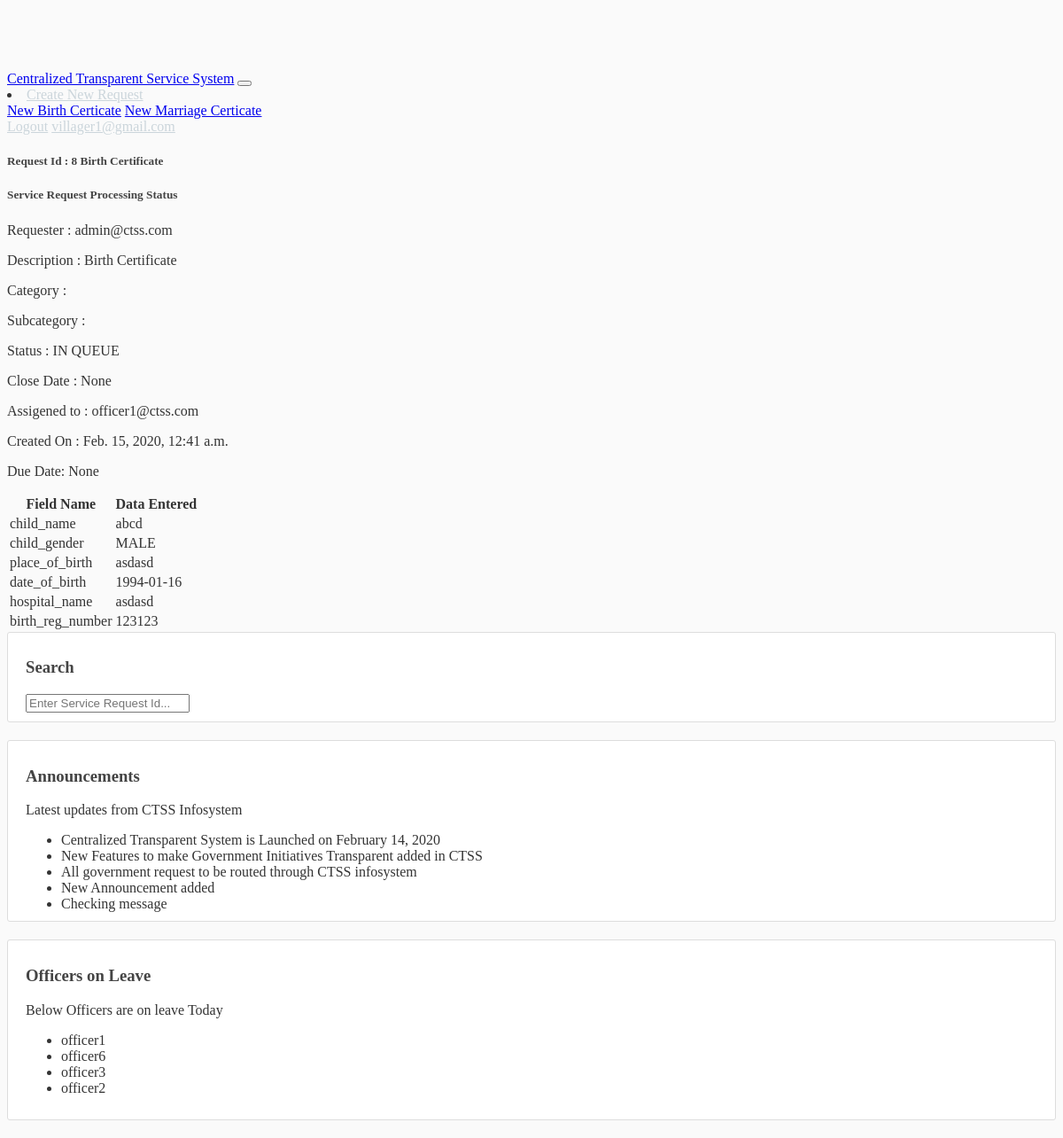
Page /ticket/8/ (signed in) on the earlier database version.
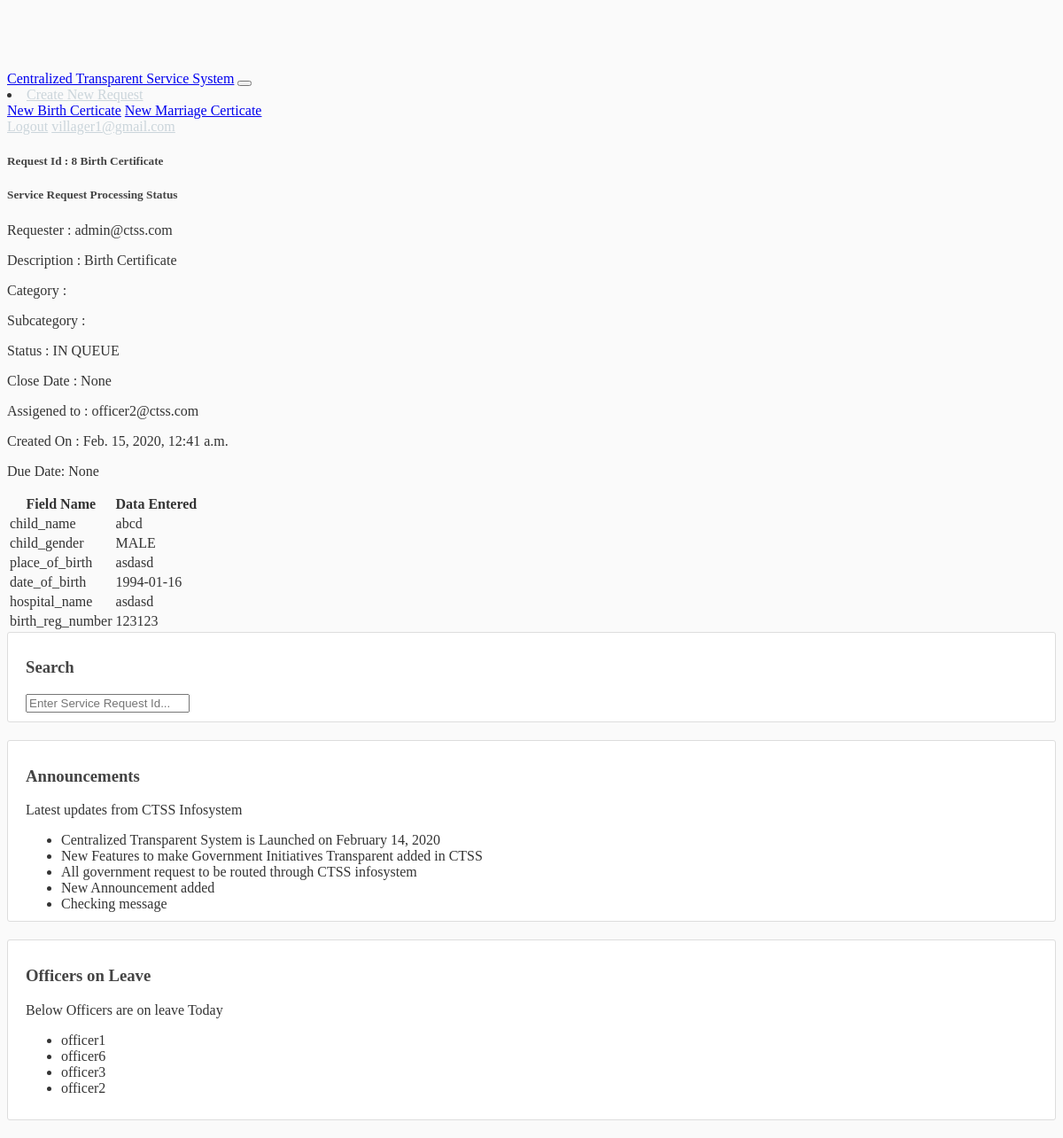
Same page on the later database version.
### ticket/models.py (models this page shows, shortened)
class ServiceRequest(models.Model):
    owner = models.ForeignKey(allUser, related_name='owner', blank=True, null=True, verbose_name='Owner', on_delete=models.DO_NOTHING)
    description = models.CharField('description', blank=True, null=True, max_length=255)
    category = models.ForeignKey(Category, related_name="category", blank=True, null=True, on_delete=models.DO_NOTHING)
    status = models.CharField('Status', choices=STATUS_CHOICES,
                              max_length=255, blank=True, null=True, default="IN QUEUE")
    closed_date = models.DateTimeField(blank=True, null=True)
    assigned_to = models.ForeignKey(allUser, related_name='assigned_to', blank=True,
                                    null=True, verbose_name='Assigned to', on_delete=models.DO_NOTHING)
    created = models.DateTimeField(auto_now_add=True)
    updated = models.DateTimeField(auto_now=True)
    duedate = models.DateTimeField(null=True, blank=True)
    extra = models.TextField('extra', null=True, blank=True)

### allusers/models.py (models this page shows, shortened)
class allUser(AbstractBaseUser, PermissionsMixin):
    username = models.CharField(max_length=100, unique=True)
    first_name = models.CharField(max_length=150, blank=True)
    last_name = models.CharField(max_length=150, blank=True)
    email = models.EmailField(max_length=255, unique=True)
    is_staff = models.BooleanField(default=False)
    is_admin = models.BooleanField(default=False)
    is_public = models.BooleanField(default=True)
    is_superuser = models.BooleanField(default=False)
    date_joined = models.DateTimeField(('date joined'), auto_now_add=True)
    manager = models.ForeignKey('self', null=True, related_name="department_head", on_delete=models.DO_NOTHING, blank=True)
    role = models.CharField(max_length=50, choices=ROLES, default='PUBLIC')
    USERNAME_FIELD = 'email'
    REQUIRED_FIELDS = ['username', ]
    objects = UserManager()

### ticket/views.py (the view, shortened to what this page needs)
# urls.py: path('ticket/<int:num>/', views.ticketinfo, name="showticketinfo"),
def ticketinfo(request, num):
    if request.user.is_authenticated:
        service_request_object = get_object_or_404(ServiceRequest, pk=num)
        if request.user.role == 'PUBLIC':
            setattr(service_request_object, 'data',json.loads(service_request_object.extra))
            context = { 'service_request': service_request_object,
                        'announcements': Announcement.objects.all(),
                        'leave_officers': LeaveOfficer.objects.all()
                        }
            return render(request, 'ticket/item.html', context=context)
    else:
        messages.warning(request, f'You donot have the permission to view the request')
        return render(request, 'ticket/edit.html', context={})

### allusers/models.py (called while the page is built)
    def __str__(self):
        return f"{self.officer_on_leave.username }"

### ticket/templates/ticket/item.html (shortened to what this page needs)
{% extends "base.html" %}
{% block content %}
<div class="container">
<div class="col ml-4 mr-4">
    <div class="card m-2">
        <div class="card-header">
            <h5><span class="badge badge-pill badge-warning">Request Id : {{ service_request.id }}</span>
                {{ service_request.description }}</h5>
        </div>
        <div class="card-body">
            <div class="card border-light mb-3">
                <h5><div class="card-header bg-success text-light">Service Request Processing Status</div></h5>
                <div class="card-body">
                    <div class="row">
                        <div class="col-sm"><p class="card-text">Requester : {{ service_request.owner }}</p></div>
                        <div class="col-sm"><p class="card-text">Description : {{ service_request.description }}</p></div>
                    </div>
                    <div class="row">
                        <div class="col-sm"><p class="card-text">Category : {{ service_request.category.name }}</p></div>
                        <div class="col-sm"><p class="card-text">Subcategory : {{ service_request.category.subcategory }}</p></div>
                    </div>
                    <div class="row">
                        <div class="col-sm"><p class="card-text">Status : {{ service_request.status }}</p></div>
                        <div class="col-sm"><p class="card-text">Close Date : {{ service_request.closed_date }}</p></div>
                    </div>
                    <div class="row">
                        <div class="col-sm"><p class="card-text">Assigened to : {{ service_request.assigned_to }}</p></div>
                        <div class="col-sm"><p class="card-text">Created On :  {{ service_request.created }}</p></div>
                    </div>
                    <div class="row">
                        <div class="col-sm"><p class="card-text">Due Date: {{ service_request.duedate }}</p></div>
                    </div>
                </div>
            </div>
            <table class="table table-striped table-bordered">
                <thead class="table-primary">
                    <tr>
                        <th scope="col">Field Name </th>
                        <th scope="col">Data Entered</th>
                    </tr>
                </thead>
                <tbody>
                    {% for key, value in service_request.data.items %}
                    <tr>
                        <td>{{ key }}</td>
                        <td>{{ value }}</td>
                    </tr>
                    {% endfor %}
                </tbody>
            </table>
        </div>
    </div>
</div>
</div>
{% endblock content %}

Differences in the rows shown:
changed ServiceRequest "Birth Certificate": assigned_to "officer1@ctss.com" → "officer2@ctss.com"
